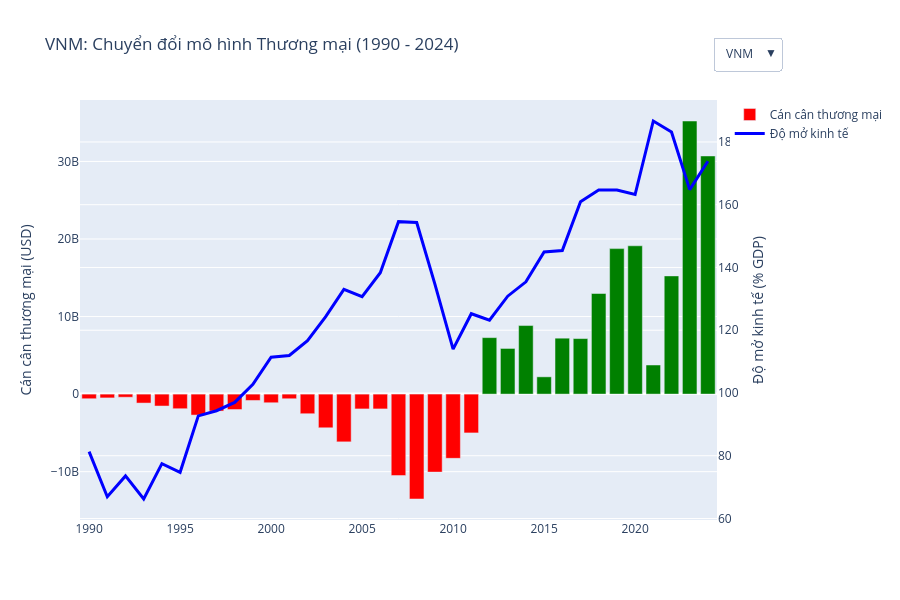

The code cell stored with this chart in its notebook:
### Code cell
import plotly.graph_objects as go
import numpy as np

# 1. Lấy danh sách các quốc gia duy nhất (sắp xếp theo Alphabet)
countries = sorted(df['Country'].unique())

fig = go.Figure()

# 2. Vòng lặp: Thêm toàn bộ các traces (đường/cột) cho TẤT CẢ quốc gia vào biểu đồ
for country in countries:
    country_df = df[df['Country'] == country].sort_values('Year')
    
    # Trace 1: Cột Cán cân thương mại
    fig.add_trace(go.Bar(
        x=country_df['Year'],
        y=country_df['Trade_Balance_USD'],
        name=f'Cán cân thương mại',
        marker_color=np.where(country_df['Trade_Balance_USD'] < 0, 'red', 'green'),
        visible=(country == 'VNM') # Mặc định chỉ hiển thị VNM ban đầu
    ))

    # Trace 2: Đường Độ mở kinh tế
    fig.add_trace(go.Scatter(
        x=country_df['Year'],
        y=country_df['Economic_Openness_Pct'],
        name=f'Độ mở kinh tế',
        yaxis='y2',
        line=dict(color='blue', width=3),
        visible=(country == 'VNM') # Mặc định chỉ hiển thị VNM ban đầu
    ))

# 3. Xây dựng logic cho Menu Dropdown
buttons = []
for i, country in enumerate(countries):
    # Mỗi quốc gia có 2 traces (Bar và Scatter), tạo mảng boolean để bật đúng 2 traces đó
    visibility = [False] * (len(countries) * 2)
    visibility[i*2] = True      # Bật Bar chart của quốc gia thứ i
    visibility[i*2 + 1] = True  # Bật Scatter chart của quốc gia thứ i
    
    button = dict(
        label=country,
        method="update",
        args=[
            {"visible": visibility}, # Hành động 1: Cập nhật dữ liệu hiển thị
            {"title": f"{country}: Chuyển đổi mô hình Thương mại (1990 - 2024)"} # Hành động 2: Đổi tiêu đề
        ]
    )
    buttons.append(button)

# 4. Cập nhật Layout với Dropdown và Trục Y kép
# Đặt chỉ mục mặc định của Dropdown vào 'VNM'
default_index = countries.index('VNM') if 'VNM' in countries else 0

fig.update_layout(
    updatemenus=[
        dict(
            active=default_index,
            buttons=buttons,
            x=1.1, # Đẩy menu ra ngoài góc phải
            y=1.15,
            xanchor="right",
            yanchor="top"
        )
    ],
    title='VNM: Chuyển đổi mô hình Thương mại (1990 - 2024)',
    yaxis=dict(title='Cán cân thương mại (USD)'),
    yaxis2=dict(title='Độ mở kinh tế (% GDP)', overlaying='y', side='right'),
    barmode='group',
    height=600,
    margin=dict(r=100) # Mở rộng lề phải để không bị cắt chữ ở trục Y2
)

fig.show()
